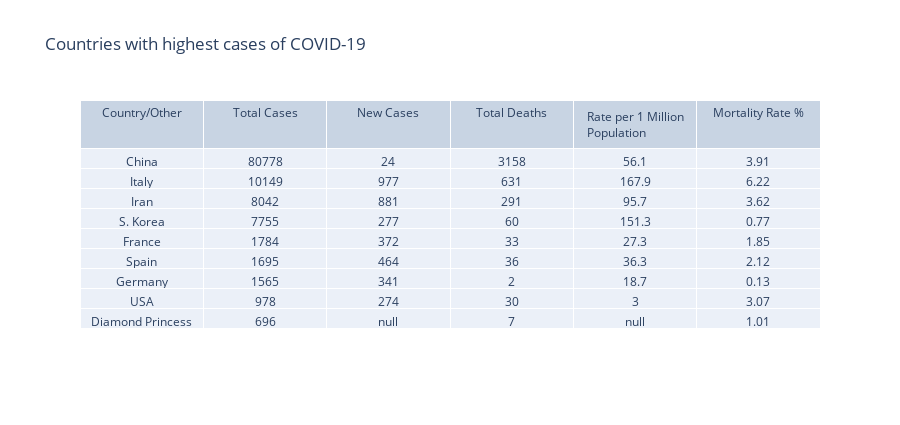

Notebook code for this chart:
### Code cell
# Table of top 10 affected countries/other
df1 = countries[0:9]

fig = go.Figure(data=[go.Table(header=dict(values=['Country/Other', 'Total Cases', 'New Cases', 'Total Deaths',
                                                   'Rate per 1 Million Population', 'Mortality Rate %']),
                 cells=dict(values=[df1['Country/Other'],df1['Total Cases'], df1['New Cases'], df1['Total Deaths'],
                                   df1['Rate 1M Pop'], df1['Mor_Rate']]))
                     ])

fig.update_layout(
    title='Countries with highest cases of COVID-19')
fig.update_layout(height=425)
fig.show()

### Figure 1 — Plotly figure (JSON) as saved in the notebook; plotly's stock layout.template omitted (floating-point values rounded to 4 significant figures)
{"data": [{"cells": {"values": [["China", "Italy", "Iran", "S. Korea", "France", "Spain", "Germany", "USA", "Diamond Princess"], [80778, 10149, 8042, 7755, 1784, 1695, 1565, 978, 696], [24, 977, 881, 277, 372, 464, 341, 274, null], [3158, 631, 291, 60, 33, 36, 2, 30, 7], [56.1, 167.9, 95.7, 151.3, 27.3, 36.3, 18.7, 3, null], [3.91, 6.22, 3.62, 0.77, 1.85, 2.12, 0.13, 3.07, 1.01]]}, "header": {"values": ["Country/Other", "Total Cases", "New Cases", "Total Deaths", "Rate per 1 Million Population", "Mortality Rate %"]}, "type": "table"}], "layout": {"height": 425, "title": {"text": "Countries with highest cases of COVID-19"}}}
